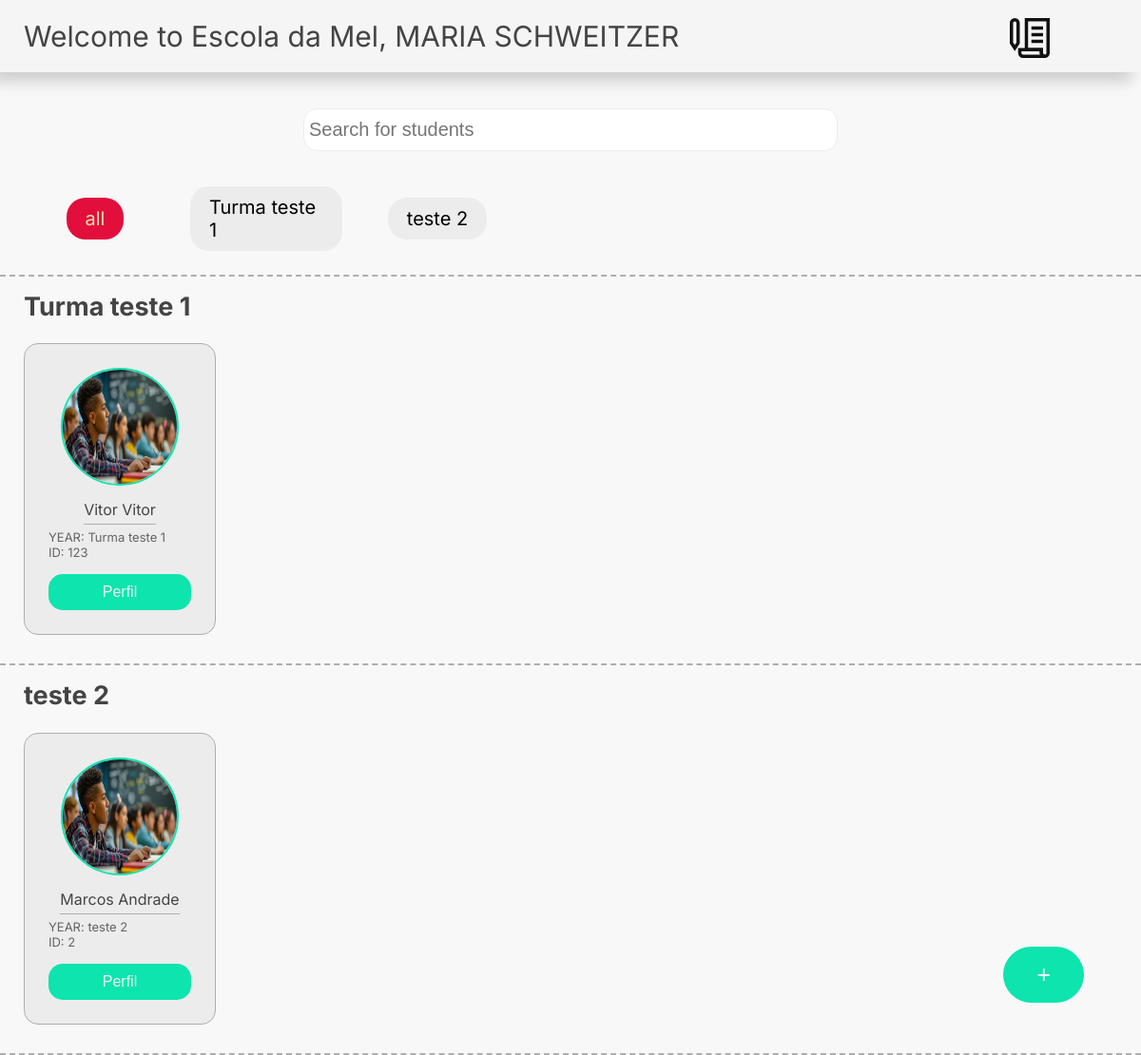
The app's page /home/ (signed in), older data.
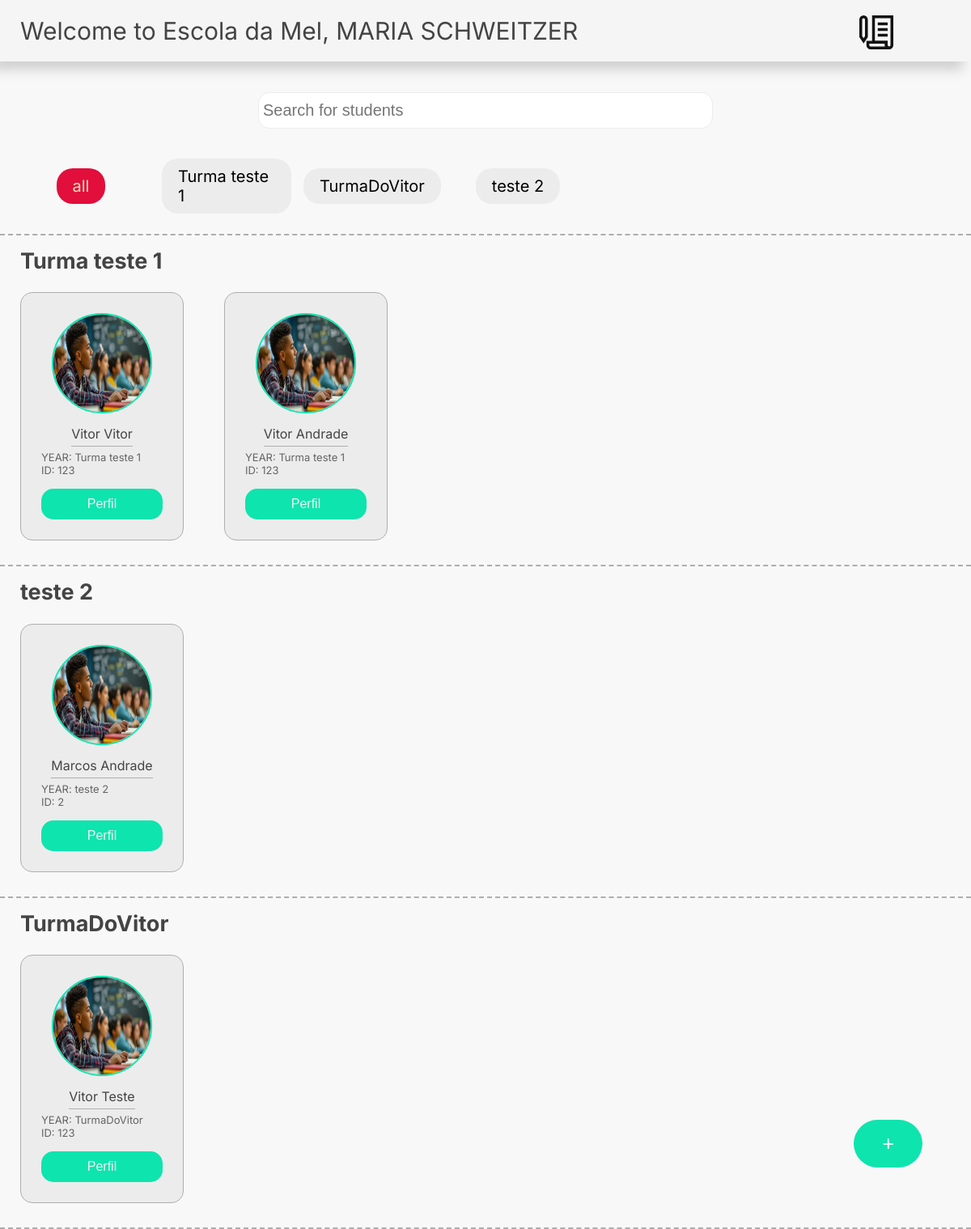
The same page, newer data.
### cadastroaluno/models.py (models this page shows, shortened)
class Moderator(models.Model):
    user = models.ForeignKey(User, on_delete=models.CASCADE)
    school = models.CharField(max_length=100)

class Class(models.Model):
    moderator = models.ForeignKey( Moderator, on_delete=models.CASCADE, null=1)
    teachers = models.ManyToManyField(Teacher, related_name='classes')
    name = models.CharField(max_length=50)
    def __str__(self):
        return self.name

class Student(models.Model):
    user = models.ForeignKey(User, on_delete=models.CASCADE)
    moderator = models.ForeignKey( Moderator, on_delete=models.CASCADE, null=1)
    turma = models.ForeignKey('Class',  on_delete=models.CASCADE, default=False)
    name = models.CharField(max_length=50)
    last_name = models.CharField(max_length=50)
    responsable = models.CharField(max_length=50)
    inscription_date = models.DateField()
    matricula = models.IntegerField()
    photo = models.ImageField(upload_to='posts/covers/%y/%m/%d', null=True, blank=True)
    password = models.CharField(max_length=50)

### cadastroaluno/views.py (the view)
# urls.py: path('home/', views.home, name='home'),
def home(request):
    user = request.user
    if user.groups.filter(name='moderator').exists():
        return home_moderator(request)
    if user.groups.filter(name='teacher').exists():
        return home_teacher(request)
    if user.groups.filter(name='student').exists():
        return home_student(request)

### cadastroaluno/views.py (called while the page is built)
def home_moderator(request):
    moderator = Moderator.objects.filter(user=request.user).first()
    students = Student.objects.filter(moderator=moderator).order_by('turma')
    classes = Class.objects.filter(moderator=moderator).order_by('name')
    students_by_class = {}
    for student in students:
        turma_name = student.turma.name
        if turma_name not in students_by_class:
            students_by_class[turma_name] = []
        students_by_class[turma_name].append(student)
    return render(request, 'pages/home/home.html', context={
        'user': request.user,
        'moderator': moderator,
        'students': students,
        'classes': classes,
        'students_by_class': students_by_class,
    })

### cadastroaluno/templates/pages/home/home.html (shortened to what this page needs)
{% load static %}
{% include 'partials/head.html' %}
<link rel="stylesheet" href="{% static 'background/background.css' %}">
<body>
    {% include 'partials/header.html'%}
    <div class='search_bar_block'>
        <input placeholder='Search for students' list='students' class='search_bar'>
    </div>
    <div class='tags_bar'>
        <div class="tag selected " data-class='all'>all</div>
        {% for class in classes %}
        <div class="tag" data-class="{{ class.name }}">{{class.name}}</div>
        {% endfor %}
    </div>
    {% for turma, students in students_by_class.items %}
    <div class="class_section"  data-class="{{ turma }}">
        <h2 class="class_name">{{ turma }}</h2>
   <div class="class_students">
   {% for student in students %}
<div class="card">
    <img class='profile_image'src="{% static 'global/StockCake-FocusedClassroomMoment_1721245966.jpg' %}" alt="">
    <div class="name">{{student.name}} {{student.last_name}}</div>
            <div class="year">YEAR: {{student.turma}} </div>
            <div class="matricula">ID: {{student.matricula}}</div>
            <a href="{% url 'Admin:student_profile' student.id %}">
                <button class="profile">Perfil</button>
            </a>
            </div>
{% endfor %}
</div>
</div>
{% endfor %}
    <div class="add">
        <button class='add_button' id='mainButton'>+</button>
    </div>
</body>
</html>

### cadastroaluno/templates/partials/head.html (shortened to what this page needs)
{% load static %}
<!DOCTYPE html>
<html lang="en">
<head>
    <link rel="stylesheet" href="{% static 'global/css/style.css' %}">
</head>

### cadastroaluno/templates/partials/header.html (shortened to what this page needs)
<header class='home_header'>
    <div class='username_home'>
    Welcome to
    {% if student %}
    {{student.moderator.school}},
    {% else %}
    {{moderator.school}},
{% endif%}
{{user.first_name}} {{user.last_name}}
   </div>
{% if not student %}
<div class="send_advice"></div>
{% endif %}
</header>

### cadastroaluno/static/global/css/style.css (style rules this page uses)
:root { --base_color: rgb(14, 228, 174); --base_white_color: rgb(241, 241, 241); --second_color: rgb(226, 14, 60); --color-white: #fff; --color-black: #000; --color-dark-text: #444; --color-info-light: #cce5ff; --color-debug-light: #cce5ff; --color-success-light: #d4edda; --color-alert-light: #fff3cd; --color-warning-light: #fff3cd; --color-error-light: #f8d7da; --color-info-dark: #4d86c4; --color-debug-dark: #4d86c4; --color-success-dark: #4a9c5d; --color-alert-dark: #927f40; --color-warning-dark: #927f40; --color-error-dark: #da525d; --color-gray-0: #f9f9f9; --color-gray-1: #f9f9f9; --color-gray-2: #ececec; --color-gray-3: #aeaeae; --color-gray-4: #959595; --color-gray-5: #7d7d7d; --color-gray-6: #646464; --color-gray-7: #4b4b4b; --color-gray-8: #323232; --color-gray-9: #191919; --font-primary: 'Inter', sans-serif; --font-headings: 'Roboto Slab', serif; --spacing-gutter-medium: 3rem; --spacing-gutter-large: 4rem; }
body { background-image: url("../StockCake-FocusedClassroomMoment_1721245966.jpg"); background-repeat: no-repeat; background-size: cover; background-position: center; background-attachment: fixed; padding: 0; margin: 0; }
.home_header { position: relative; display: flex; justify-content: space-between; background-color: rgba(245, 245, 245, 0.801); color: var(--color-dark-text); font-size: 30px; font-family: var(--font-headings); padding: 20px 0px; box-shadow: -10px 10px 15px rgba(0, 0, 0, 0.171); }
.send_advice { position: absolute; top: 8px; right: 30px; padding: 10px; display: flex; align-items: center; justify-content: center; border-radius: 50%; transition: 0.3s ease-in-out; margin-right: 55px; margin-left: 10px; }
.username_home { margin-left: 25px; font-family: var(--font-primary); }
.search_bar_block { position: relative; height: 75px; display: flex; align-items: center; justify-content: center; }
.search_bar { width: 70%; max-width: 550px; padding: 10px 5px; margin-top: 45px; border: 1px solid var(--color-gray-2); border-radius: 14px; font-size: 20px; }
.tags_bar { margin-top: 45px; padding-bottom: 25px; display: grid; grid-template-columns: repeat(auto-fill, 180px); justify-items: center; align-items: center; gap: 20px 0px; border-bottom: 2px dashed var(--color-gray-3); }
.tag { margin-left: 20px; font-size: 20px; padding: 10px 20px; background-color: var(--color-gray-2); border-radius: 20px; font-family: var(--font-primary); cursor: pointer; transition: 0.2s ease-in-out; }
.add { position: fixed; bottom: 5%; right: 5%; }
.add_button { font-size: 25px; padding: 15px 35px; background-color: var(--base_color); border: none; border-radius: 35px; color: var(--color-gray-0); transition: 0.3s ease-in-out; cursor: pointer; }
.selected { background-color: var(--second_color); color: wheat; }
.class_section { display: flex; flex-direction: column; border-bottom: 2px dashed var(--color-gray-3); }
.class_name { margin-top: 15px; margin-left: 25px; font-size: 27px; color: var(--color-dark-text); font-family: var(--font-primary); }
.class_students { display: flex; flex-direction: row; flex-wrap: wrap; }
.card { float: left; margin: 0px 25px 30px 25px; display: flex; flex-direction: column; width: 150px; height: fit-content; padding: 25px; background-color: var(--color-gray-2); border:1px solid var(--color-gray-3); border-radius: 15px; font-family: var(--font-primary); }
.profile_image { align-self: center; height: 120px; width: 120px; border-radius: 50%; border: 2px solid var(--base_color) }
.name { margin: 15px 0px 5px 0px; font-size: 16px; color: var(--color-dark-text); align-self: center; border-bottom: 1px solid var(--color-gray-3) ; padding-bottom: 5px; }
.profile { margin-top: 15px; width: 150px; background-color: var(--base_color); color: var(--base_white_color); border: none; font-size: medium; padding: 10px 25px; border-radius: 15px; cursor: pointer; transition: 0.2s ease-in-out; }
.matricula { font-size: 13px; color: var(--color-gray-6); }
.year { font-size: 13px; color: var(--color-gray-6); }

### cadastroaluno/static/background/background.css (style rules this page uses)
body { background-image: none; background-color: rgb(248, 248, 248); }

Row changes from the older to the newer data that the page shows:
added Class: name "TurmaDoVitor"
added Student: name "Vitor", last_name "Andrade", turma "Turma teste 1", matricula "123"
added Student: name "TurmaDoVitor", name "Vitor", last_name "Teste", turma "TurmaDoVitor", matricula "123"
